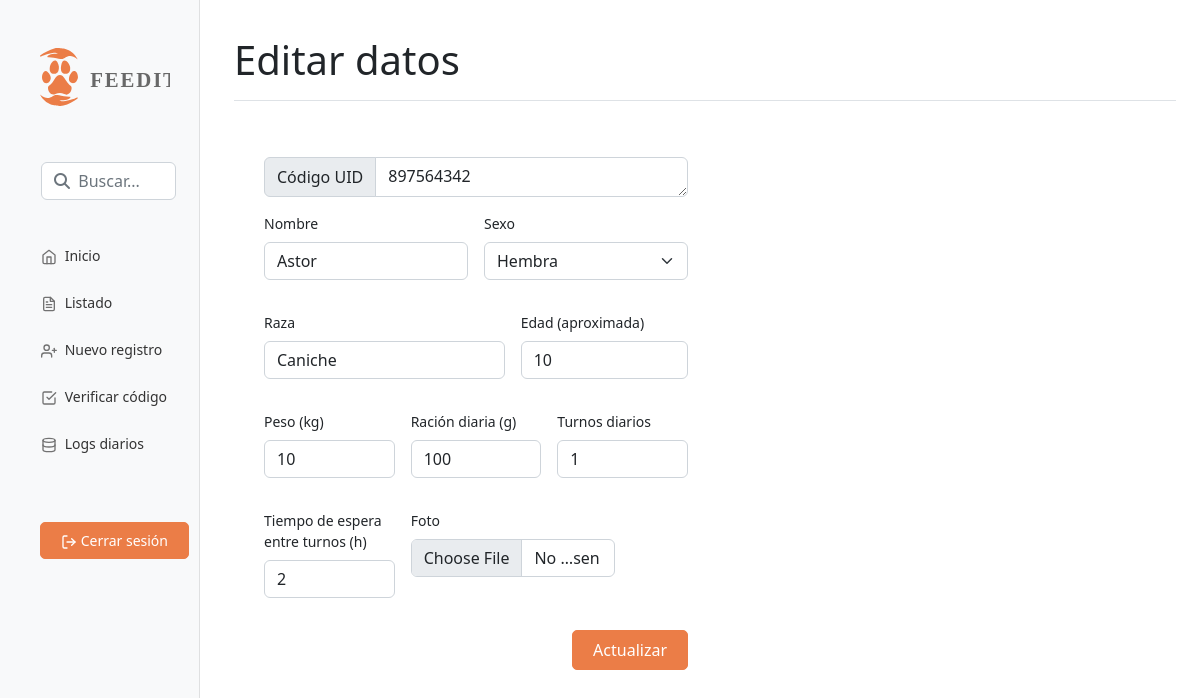
Screenshot of /editar.php?identificador=195 (signed in) with the database file from the repository.
### tables this page shows
CREATE TABLE `perros` (
  `identificador` int(11) NOT NULL,
  `id` varchar(255) NOT NULL,
  `nombre` varchar(255) NOT NULL,
  `foto` varchar(255) NOT NULL,
  `sexo` enum('Macho','Hembra') NOT NULL,
  `raza` varchar(255) NOT NULL,
  `edad` int(11) NOT NULL,
  `peso` int(11) NOT NULL,
  `racion` int(11) NOT NULL,
  `turnos` int(11) NOT NULL,
  `cooldown` int(11) NOT NULL,
  `veces` varchar(255) NOT NULL,
  `ultimaEntrada` timestamp NOT NULL DEFAULT current_timestamp(),
  `ultimaSalida` timestamp NOT NULL DEFAULT current_timestamp(),
  `entro` tinyint(1) NOT NULL
);

### editar.php (the view, shortened to what this page needs)
<?php
$identificador = null;
if (!empty($_GET['identificador'])) {
	$identificador = $_REQUEST['identificador'];
}
$pdo = Base::connect();
$pdo->setAttribute(PDO::ATTR_ERRMODE, PDO::ERRMODE_EXCEPTION);
$sql = "SELECT * FROM perros where identificador = ?";
$q = $pdo->prepare($sql);
$q->execute(array($identificador));
$datos = $q->fetch(PDO::FETCH_ASSOC);
?>
<!DOCTYPE html>
<html lang="es">
<html>
<head>
	<?php include 'comp/head.php';
	include 'comp/estilos.php' ?>
</head>
<body>
	<?php
	include 'comp/menu.php'; ?>
	<h1 class="display-6">Editar datos</h1>
	</div>
	<div class="row" style="padding:40px">
		<div class="col-md-6">
			<form class="row g-3" action="db_editar.php?identificador=<?php echo $identificador ?>" method="POST" enctype="multipart/form-data">
				<div class="textarea input-group flex-nowrap">
					<span class="input-group-text" id="addon-wrapping">Código UID</span>
					<textarea class="form-control" name="id" readonly><?php echo $datos['id']; ?></textarea>
				</div>
				<div class="col-md-6"">
					<label for=" div_refresh" class="form-label">Nombre</label>
					<div class="input-group mb-3">
						<input type="text" class="form-control" id="div_refresh" name="nombre" value="<?php echo $datos['nombre']; ?>" required>
					</div>
				</div>
				<div class="col-md-6">
					<label class="form-label">Sexo</label>
					<select name="sexo" id="selSexo" class="form-select">
						<option value="Hembra">Hembra</option>
					</select>
				</div>
				<div class="col-md-7">
					<label for="raza" class="form-label">Raza</label>
					<div class="input-group mb-3">
						<input type="text" class="form-control" id="raza" name="raza" value="<?php echo $datos['raza']; ?>" required>
					</div>
				</div>
				<div class="col-md-5">
					<label for="edad" class="form-label">Edad (aproximada)</label>
					<div class="input-group mb-3">
						<input type="number" class="form-control" id="edad" name="edad" value="<?php echo $datos['edad']; ?>" required>
					</div>
				</div>
				<div class="col-md-4">
					<label for="peso" class="form-label">Peso (kg)</label>
					<div class="input-group mb-3">
						<input type="number" class="form-control" id="peso" name="peso" value="<?php echo $datos['peso']; ?>" required>
					</div>
				</div>
				<div class="col-md-4">
					<label for="racion" class="form-label">Ración diaria (g)</label>
					<div class="input-group mb-3">
						<input type="number" class="form-control" id="racion" name="racion" value="<?php echo $datos['racion']; ?>" required>
					</div>
				</div>
				<div class="col-md-4">
					<label for="turnos" class="form-label">Turnos diarios</label>
					<div class="input-group mb-3">
						<input type="number" class="form-control" id="turnos" name="turnos" value="<?php echo $datos['turnos']; ?>" required>
					</div>
				</div>
				<div class="col-md-4">
					<label for="cooldown" class="form-label">Tiempo de espera entre turnos (h)</label>
					<div class="input-group mb-3">
						<input type="number" class="form-control" id="cooldown" name="cooldown" value="<?php echo $datos['cooldown']; ?>" required>
					</div>
				</div>
				<div class="col-md-6">
					<label for="foto" class="form-label">Foto</label>
					<div class="input-group mb-3">
						<input type="file" class="form-control" id="foto" name="foto" accept="image/*">
					</div>
				</div>
				<div class="d-flex flex-row-reverse">
					<button type="submit" class="btn btn-dark">Actualizar</button>
				</div>
			</form>
		</div>
	</div>
	<?php include 'comp/scripts.php'; ?>
</body>
</html>

### css/estilos.css (style rules this page uses)
:root { --negro: #1e2125; --gris: #686868; --principal: #eb7d47; --hover: #c0673b; --bordes_tablas: #5f5f5f20; --fondo_tablas: #fff; --fondo: rgb(239, 241, 252); }
* { margin: 0; padding: 0; list-style: none; }
body { font-size: .875rem; }
.btn { border-radius: 5px; padding: 7px 20px; }
.btn-dark { background-color:var(--principal); border-color: var(--principal); }
.textarea, .textarea textarea { max-height: 40px; height: 40px; }

### rows the page displays
perros: id "897564342", nombre "Astor", raza "Caniche", edad "10", peso "10", racion "100", turnos "1", cooldown "2"
